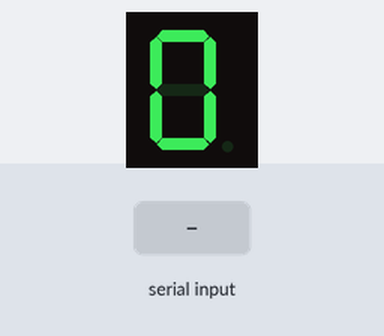
Bench run of a sketch on a simulated Arduino Uno, built with avr-gcc and run on an emulated ATmega328P. Parts: 1-digit seven-segment display. Wiring (inferred from the names in the program): 1-digit 7-segment display, segments lit when LOW: segments pin 6, pin 7, pin 8, pin 9, pin 10, pin 11, pin 12. The inputs (shaded band) are chosen by the test bench. The segment pins are drawn as the display they are named for; what the sketch prints to the serial monitor is not drawn.

Above: at 1.2 s.
1.3 s: "90,45\n" received over Serial
At 1.8 s:
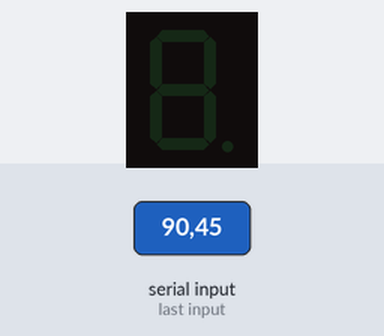
Timing chart, 0 to 4.3 s (numbered marks = the images above; inputs shaded):
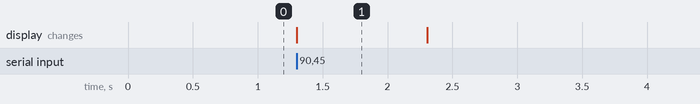

Measured:
- after the input at 1.3 s, the display: changes at once (image 1)
- what the display in image 1 shows lasts 1.0 s, from 1.3 s to 2.3 s

The sketch:

OUT_7Seg_1S.ino
```cpp
int a = 6;        //for light part A
int b = 7;        // B
int c = 8;        // C
int d = 9;        // D
int e = 10;       // E
int f = 11;       // F
int g = 12;       // G
int input;

void setup()
{
  pinMode(a, OUTPUT);    pinMode(b, OUTPUT);    pinMode(c, OUTPUT);
  pinMode(d, OUTPUT);    pinMode(e, OUTPUT);    pinMode(f, OUTPUT);
  pinMode(g, OUTPUT);
  Serial.begin(9600);               //start serial with baud rate = 9600
  Serial.flush();                   //to wait to complete the outgoing serial data
  Serial.write("enter number 0:9 to display");
}

void segment_nom(int nomb)
{
  if ( nomb != 1 && nomb != 4)
    digitalWrite(a, LOW);

  if (nomb != 5 && nomb != 6)
    digitalWrite(b, LOW);

  if (nomb != 2)
    digitalWrite(c, LOW);

  if (nomb != 1 && nomb != 4 && nomb != 7)
    digitalWrite(d, LOW);

  if (nomb != 1 && nomb != 3 && nomb != 4 && nomb != 5 && nomb != 7 && nomb != 9 )
    digitalWrite(e, LOW);

  if (nomb != 1 && nomb != 2 && nomb != 3 && nomb != 7)
    digitalWrite(f, LOW);

  if (nomb != 0 && nomb != 1 && nomb != 7)
    digitalWrite(g, LOW);
}

void segmentoff()
{
  digitalWrite(a, HIGH);  digitalWrite(b, HIGH);  digitalWrite(c, HIGH);
  digitalWrite(d, HIGH);  digitalWrite(e, HIGH);  digitalWrite(f, HIGH);
  digitalWrite(g, HIGH);
}

void loop()
{
  segmentoff();
  while (Serial.available() > 0)   //that means there's data arrived from the serial
  {
    input = Serial.parseInt();
  }
  segment_nom(input);             // go to print the number
  delay(100);
}
```
